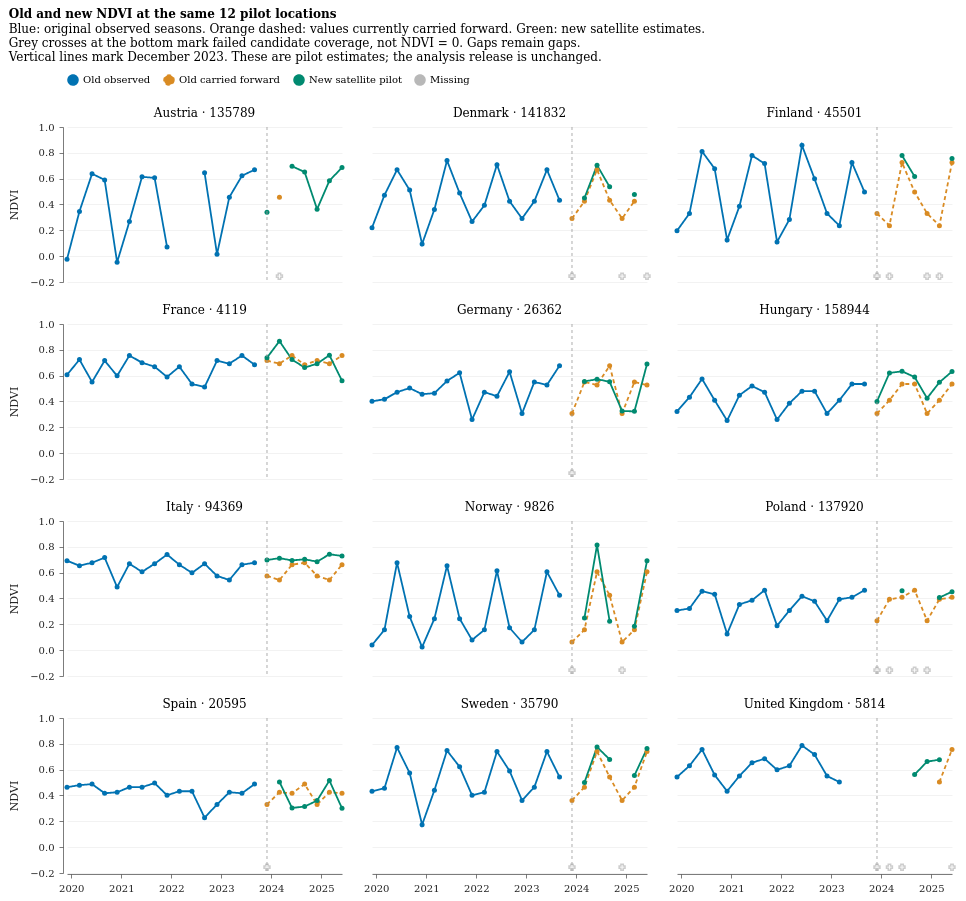

This figure's Vega-Lite source:
### Vega-Lite specification from a JSON file in a GitHub repository (floating-point values rounded to 4 significant figures; data arrays with more than 128 entries replaced by an {"elided": "..."} marker saying what was removed)
{"config": {"view": {"continuousWidth": 300, "continuousHeight": 300, "stroke": null}, "axis": {"domainColor": "#444444", "domainWidth": 0.7, "gridColor": "#e5e5e5", "gridWidth": 0.5, "labelColor": "#222222", "labelFont": "DejaVu Serif", "labelFontSize": 10, "labelPadding": 5, "tickColor": "#444444", "tickSize": 4, "tickWidth": 0.7, "titleColor": "#222222", "titleFont": "DejaVu Serif", "titleFontSize": 11, "titleFontWeight": "normal", "titlePadding": 10}, "background": "white", "font": "DejaVu Serif", "header": {"labelFontSize": 12, "labelFontWeight": "normal", "labelPadding": 7}, "legend": {"gradientThickness": 10, "labelFont": "DejaVu Serif", "labelFontSize": 10, "titleFont": "DejaVu Serif", "titleFontSize": 11, "titleFontWeight": "normal"}, "padding": 8, "title": {"anchor": "start", "font": "DejaVu Serif", "fontSize": 12, "offset": 10}}, "data": {"values": {"elided": "382 records"}}, "facet": {"field": "source_label", "sort": ["Austria · 135789", "Denmark · 141832", "Finland · 45501", "France · 4119", "Germany · 26362", "Hungary · 158944", "Italy · 94369", "Norway · 9826", "Poland · 137920", "Spain · 20595", "Sweden · 35790", "United Kingdom · 5814"], "title": null, "type": "nominal"}, "spec": {"layer": [{"mark": {"type": "line", "invalid": "break-paths-show-domains", "point": {"filled": true, "size": 25}, "strokeWidth": 1.8}, "encoding": {"color": {"field": "origin", "legend": {"columns": 4, "orient": "top", "title": null}, "scale": {"domain": ["Old observed", "Old carried forward", "New satellite pilot", "Missing"], "range": ["#0072B2", "#D98B23", "#008A70", "#B8B8B8"]}, "type": "nominal"}, "strokeDash": {"field": "origin", "legend": null, "scale": {"domain": ["Old observed", "Old carried forward", "New satellite pilot", "Missing"], "range": [[1, 0], [4, 3], [1, 0], [1, 0]]}, "type": "nominal"}, "tooltip": [{"field": "source_label", "type": "nominal"}, {"field": "season_start", "type": "temporal"}, {"field": "origin", "type": "nominal"}, {"field": "ndvi", "format": ".3f", "type": "quantitative"}], "x": {"axis": {"format": "%Y", "grid": false, "tickCount": "year"}, "field": "season_start", "title": null, "type": "temporal"}, "y": {"field": "ndvi", "scale": {"domain": [-0.18, 1]}, "title": "NDVI", "type": "quantitative"}}, "transform": [{"filter": "(datum.origin !== 'Missing')"}]}, {"mark": {"type": "point", "color": "#B8B8B8", "shape": "cross", "size": 35, "strokeWidth": 1.5}, "encoding": {"x": {"axis": {"format": "%Y", "grid": false, "tickCount": "year"}, "field": "season_start", "title": null, "type": "temporal"}, "y": {"datum": -0.155}}, "transform": [{"filter": "(datum.origin === 'Missing')"}]}, {"mark": {"type": "rule", "color": "#999999", "strokeDash": [3, 3], "strokeWidth": 0.8}, "encoding": {"x": {"field": "cutoff", "type": "temporal"}}, "transform": [{"aggregate": [], "groupby": ["source_label"]}, {"calculate": "datetime(2023, 11, 1)", "as": "cutoff"}]}], "height": 155, "width": 275}, "columns": 3, "title": {"text": "Old and new NDVI at the same 12 pilot locations", "subtitle": ["Blue: original observed seasons. Orange dashed: values currently carried forward. Green: new satellite estimates.", "Grey crosses at the bottom mark failed candidate coverage, not NDVI = 0. Gaps remain gaps.", "Vertical lines mark December 2023. These are pilot estimates; the analysis release is unchanged."]}, "$schema": "https://vega.github.io/schema/vega-lite/v6.4.1.json"}
